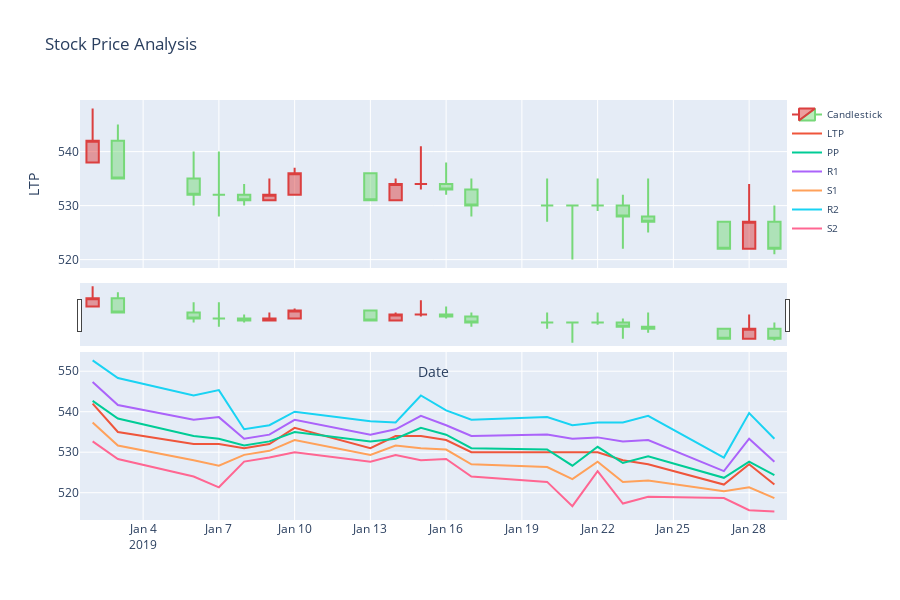

Notebook code for this chart:
### Code cell
import plotly.subplots as sp
import plotly.graph_objects as go

fig = sp.make_subplots(rows=2, cols=1, shared_xaxes=True, vertical_spacing=0.2)

# Add candlestick chart
fig.add_trace(go.Candlestick(
    x=req_stock_df['Date'],
    open=req_stock_df['Open'],
    high=req_stock_df['High'],
    low=req_stock_df['Low'],
    close=req_stock_df['LTP'],
    increasing_line_color='#db3f3f',
    decreasing_line_color='#77d879',
    name='Candlestick'
), row=1, col=1)

# Add line plots
line_plots = ['LTP', 'PP', 'R1', 'S1', 'R2', 'S2']
for i, col in enumerate(line_plots):
    fig.add_trace(go.Scatter(
        x=req_stock_df['Date'],
        y=req_stock_df[col],
        mode='lines',
        name=col
    ), row=2, col=1)

# Update layout
fig.update_layout(
    title='Stock Price Analysis',
    xaxis=dict(title='Date', type='date', tickformat='%Y-%m-%d'),
    yaxis=dict(title='LTP'),
    legend=dict(x=1, y=1, traceorder='normal', font=dict(size=10), bgcolor='rgba(0,0,0,0)'),
    autosize=False,
    width=900,
    height=600
)

# Display the plot
fig.show()
